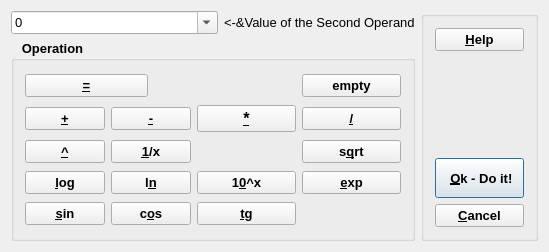
<?xml version="1.0" encoding="UTF-8"?>
<ui version="4.0">
 <class>CalcDialogData</class>
 <widget class="QDialog" name="CalcDialogData">
  <property name="geometry">
   <rect>
    <x>0</x>
    <y>0</y>
    <width>549</width>
    <height>252</height>
   </rect>
  </property>
  <property name="font">
   <font>
    <pointsize>10</pointsize>
   </font>
  </property>
  <property name="windowTitle">
   <string>GEMS Data Object Cell Calculator</string>
  </property>
  <layout class="QGridLayout" name="gridLayout">
   <item row="0" column="0">
    <widget class="QComboBox" name="pValue">
     <property name="sizePolicy">
      <sizepolicy hsizetype="Expanding" vsizetype="Fixed">
       <horstretch>0</horstretch>
       <verstretch>0</verstretch>
      </sizepolicy>
     </property>
     <property name="acceptDrops">
      <bool>false</bool>
     </property>
     <property name="autoFillBackground">
      <bool>false</bool>
     </property>
     <property name="editable">
      <bool>true</bool>
     </property>
     <item>
      <property name="text">
       <string>0</string>
      </property>
     </item>
     <item>
      <property name="text">
       <string>--- (empty)</string>
      </property>
     </item>
    </widget>
   </item>
   <item row="0" column="1">
    <widget class="QLabel" name="TextLabel1_3">
     <property name="acceptDrops">
      <bool>false</bool>
     </property>
     <property name="text">
      <string>&lt;-&amp;Value of the Second Operand</string>
     </property>
     <property name="wordWrap">
      <bool>false</bool>
     </property>
    </widget>
   </item>
   <item row="0" column="2" rowspan="2">
    <widget class="QGroupBox" name="pButtonBoxC">
     <property name="font">
      <font>
       <weight>75</weight>
       <bold>true</bold>
      </font>
     </property>
     <property name="title">
      <string/>
     </property>
     <layout class="QVBoxLayout" name="verticalLayout">
      <item>
       <widget class="QPushButton" name="PushButton42">
        <property name="sizePolicy">
         <sizepolicy hsizetype="Minimum" vsizetype="Fixed">
          <horstretch>0</horstretch>
          <verstretch>0</verstretch>
         </sizepolicy>
        </property>
        <property name="text">
         <string>&amp;Help</string>
        </property>
        <property name="shortcut">
         <string>Alt+H</string>
        </property>
       </widget>
      </item>
      <item>
       <spacer name="verticalSpacer">
        <property name="orientation">
         <enum>Qt::Vertical</enum>
        </property>
        <property name="sizeHint" stdset="0">
         <size>
          <width>20</width>
          <height>111</height>
         </size>
        </property>
       </spacer>
      </item>
      <item>
       <widget class="QPushButton" name="PushButton1_3">
        <property name="sizePolicy">
         <sizepolicy hsizetype="Minimum" vsizetype="Fixed">
          <horstretch>0</horstretch>
          <verstretch>0</verstretch>
         </sizepolicy>
        </property>
        <property name="minimumSize">
         <size>
          <width>0</width>
          <height>40</height>
         </size>
        </property>
        <property name="text">
         <string>   &amp;Ok - Do it!  </string>
        </property>
        <property name="shortcut">
         <string>Alt+O</string>
        </property>
        <property name="default">
         <bool>true</bool>
        </property>
       </widget>
      </item>
      <item>
       <widget class="QPushButton" name="PushButton1_2">
        <property name="sizePolicy">
         <sizepolicy hsizetype="Minimum" vsizetype="Fixed">
          <horstretch>0</horstretch>
          <verstretch>0</verstretch>
         </sizepolicy>
        </property>
        <property name="text">
         <string>&amp;Cancel</string>
        </property>
        <property name="shortcut">
         <string>Alt+C</string>
        </property>
       </widget>
      </item>
     </layout>
    </widget>
   </item>
   <item row="1" column="0" colspan="2">
    <widget class="QGroupBox" name="pButtonBox">
     <property name="sizePolicy">
      <sizepolicy hsizetype="Preferred" vsizetype="Preferred">
       <horstretch>0</horstretch>
       <verstretch>0</verstretch>
      </sizepolicy>
     </property>
     <property name="font">
      <font>
       <pointsize>10</pointsize>
       <weight>75</weight>
       <bold>true</bold>
      </font>
     </property>
     <property name="toolTip">
      <string>After any operation, previous contents of all selected cells will be lost!</string>
     </property>
     <property name="title">
      <string>   Operation</string>
     </property>
     <property name="flat">
      <bool>false</bool>
     </property>
     <property name="checkable">
      <bool>false</bool>
     </property>
     <layout class="QGridLayout">
      <item row="0" column="0" colspan="2">
       <widget class="QPushButton" name="pAssignBtn">
        <property name="toolTip">
         <string>Set / Assign above Value to Cell(s)</string>
        </property>
        <property name="text">
         <string>&amp;=</string>
        </property>
        <property name="checkable">
         <bool>true</bool>
        </property>
        <property name="buttonGroupId" stdset="0">
         <number>0</number>
        </property>
       </widget>
      </item>
      <item row="0" column="2" colspan="2">
       <spacer>
        <property name="orientation">
         <enum>Qt::Horizontal</enum>
        </property>
        <property name="sizeType">
         <enum>QSizePolicy::Expanding</enum>
        </property>
        <property name="sizeHint" stdset="0">
         <size>
          <width>61</width>
          <height>20</height>
         </size>
        </property>
       </spacer>
      </item>
      <item row="0" column="4">
       <widget class="QPushButton" name="pClearBtn">
        <property name="toolTip">
         <string>Set Cell to 'No Data' Value</string>
        </property>
        <property name="text">
         <string>empty</string>
        </property>
        <property name="shortcut">
         <string>Alt+D</string>
        </property>
        <property name="checkable">
         <bool>true</bool>
        </property>
       </widget>
      </item>
      <item row="1" column="0">
       <widget class="QPushButton" name="PushButton2">
        <property name="toolTip">
         <string>Add a Value to Cell</string>
        </property>
        <property name="text">
         <string>&amp;+</string>
        </property>
        <property name="shortcut">
         <string>Alt++</string>
        </property>
        <property name="checkable">
         <bool>true</bool>
        </property>
        <property name="buttonGroupId" stdset="0">
         <number>1</number>
        </property>
       </widget>
      </item>
      <item row="1" column="1" colspan="2">
       <widget class="QPushButton" name="PushButton3">
        <property name="toolTip">
         <string>Subtract a Value from Cell</string>
        </property>
        <property name="text">
         <string>&amp;-</string>
        </property>
        <property name="shortcut">
         <string>Alt+-</string>
        </property>
        <property name="checkable">
         <bool>true</bool>
        </property>
        <property name="buttonGroupId" stdset="0">
         <number>2</number>
        </property>
       </widget>
      </item>
      <item row="1" column="3">
       <widget class="QPushButton" name="PushButton4">
        <property name="font">
         <font>
          <pointsize>12</pointsize>
         </font>
        </property>
        <property name="toolTip">
         <string>Multiply Cell to a Value</string>
        </property>
        <property name="text">
         <string>&amp;*</string>
        </property>
        <property name="shortcut">
         <string>Alt+*</string>
        </property>
        <property name="checkable">
         <bool>true</bool>
        </property>
        <property name="buttonGroupId" stdset="0">
         <number>3</number>
        </property>
       </widget>
      </item>
      <item row="1" column="4">
       <widget class="QPushButton" name="PushButton5">
        <property name="toolTip">
         <string>Divide Cell by a Value (except 0)</string>
        </property>
        <property name="text">
         <string>&amp;/</string>
        </property>
        <property name="shortcut">
         <string>Alt+/</string>
        </property>
        <property name="checkable">
         <bool>true</bool>
        </property>
        <property name="buttonGroupId" stdset="0">
         <number>4</number>
        </property>
       </widget>
      </item>
      <item row="2" column="0">
       <widget class="QPushButton" name="PushButton6">
        <property name="toolTip">
         <string>Raise Cell to a Value Power</string>
        </property>
        <property name="text">
         <string>&amp;^</string>
        </property>
        <property name="shortcut">
         <string>Alt+^</string>
        </property>
        <property name="checkable">
         <bool>true</bool>
        </property>
        <property name="buttonGroupId" stdset="0">
         <number>5</number>
        </property>
       </widget>
      </item>
      <item row="2" column="1" colspan="2">
       <widget class="QPushButton" name="PushButton7">
        <property name="toolTip">
         <string>Invert Cell</string>
        </property>
        <property name="text">
         <string>&amp;1/x</string>
        </property>
        <property name="shortcut">
         <string>Alt+1</string>
        </property>
        <property name="checkable">
         <bool>true</bool>
        </property>
        <property name="buttonGroupId" stdset="0">
         <number>6</number>
        </property>
       </widget>
      </item>
      <item row="2" column="3">
       <spacer>
        <property name="orientation">
         <enum>Qt::Horizontal</enum>
        </property>
        <property name="sizeType">
         <enum>QSizePolicy::Expanding</enum>
        </property>
        <property name="sizeHint" stdset="0">
         <size>
          <width>41</width>
          <height>20</height>
         </size>
        </property>
       </spacer>
      </item>
      <item row="2" column="4">
       <widget class="QPushButton" name="PushButton8">
        <property name="toolTip">
         <string>Square Root from (non-negative) Cell</string>
        </property>
        <property name="text">
         <string>s&amp;qrt</string>
        </property>
        <property name="shortcut">
         <string>Alt+Q</string>
        </property>
        <property name="checkable">
         <bool>true</bool>
        </property>
        <property name="buttonGroupId" stdset="0">
         <number>7</number>
        </property>
       </widget>
      </item>
      <item row="3" column="0">
       <widget class="QPushButton" name="PushButton9">
        <property name="toolTip">
         <string>Decimal Logarithm from (positive) Cell</string>
        </property>
        <property name="text">
         <string>&amp;log</string>
        </property>
        <property name="shortcut">
         <string>Alt+L</string>
        </property>
        <property name="checkable">
         <bool>true</bool>
        </property>
        <property name="buttonGroupId" stdset="0">
         <number>8</number>
        </property>
       </widget>
      </item>
      <item row="3" column="1" colspan="2">
       <widget class="QPushButton" name="PushButton10">
        <property name="toolTip">
         <string>Natural Logarithm from (positive) Cell</string>
        </property>
        <property name="text">
         <string>l&amp;n</string>
        </property>
        <property name="shortcut">
         <string>Alt+N</string>
        </property>
        <property name="checkable">
         <bool>true</bool>
        </property>
        <property name="buttonGroupId" stdset="0">
         <number>9</number>
        </property>
       </widget>
      </item>
      <item row="3" column="3">
       <widget class="QPushButton" name="PushButton11">
        <property name="toolTip">
         <string>Decimal Exponent from Cell</string>
        </property>
        <property name="text">
         <string>1&amp;0^x</string>
        </property>
        <property name="shortcut">
         <string>Alt+0</string>
        </property>
        <property name="checkable">
         <bool>true</bool>
        </property>
        <property name="buttonGroupId" stdset="0">
         <number>10</number>
        </property>
       </widget>
      </item>
      <item row="3" column="4">
       <widget class="QPushButton" name="PushButton12">
        <property name="toolTip">
         <string>Exponent from Cell</string>
        </property>
        <property name="text">
         <string>&amp;exp</string>
        </property>
        <property name="shortcut">
         <string>Alt+E</string>
        </property>
        <property name="checkable">
         <bool>true</bool>
        </property>
        <property name="buttonGroupId" stdset="0">
         <number>11</number>
        </property>
       </widget>
      </item>
      <item row="4" column="0">
       <widget class="QPushButton" name="PushButton13">
        <property name="toolTip">
         <string>Sine from Cell (Radians)</string>
        </property>
        <property name="text">
         <string>&amp;sin</string>
        </property>
        <property name="shortcut">
         <string>Alt+S</string>
        </property>
        <property name="checkable">
         <bool>true</bool>
        </property>
        <property name="buttonGroupId" stdset="0">
         <number>12</number>
        </property>
       </widget>
      </item>
      <item row="4" column="1" colspan="2">
       <widget class="QPushButton" name="PushButton14">
        <property name="toolTip">
         <string>Cosine from Cell (Radians)</string>
        </property>
        <property name="text">
         <string>c&amp;os</string>
        </property>
        <property name="shortcut">
         <string>Alt+O</string>
        </property>
        <property name="checkable">
         <bool>true</bool>
        </property>
        <property name="buttonGroupId" stdset="0">
         <number>13</number>
        </property>
       </widget>
      </item>
      <item row="4" column="3">
       <widget class="QPushButton" name="PushButton15">
        <property name="toolTip">
         <string>Tangent from Cell</string>
        </property>
        <property name="text">
         <string>&amp;tg</string>
        </property>
        <property name="shortcut">
         <string>Alt+T</string>
        </property>
        <property name="checkable">
         <bool>true</bool>
        </property>
        <property name="buttonGroupId" stdset="0">
         <number>14</number>
        </property>
       </widget>
      </item>
      <item row="4" column="4">
       <spacer>
        <property name="orientation">
         <enum>Qt::Horizontal</enum>
        </property>
        <property name="sizeType">
         <enum>QSizePolicy::Expanding</enum>
        </property>
        <property name="sizeHint" stdset="0">
         <size>
          <width>51</width>
          <height>21</height>
         </size>
        </property>
       </spacer>
      </item>
     </layout>
    </widget>
   </item>
  </layout>
 </widget>
 <layoutdefault spacing="6" margin="11"/>
 <resources/>
 <connections/>
</ui>
